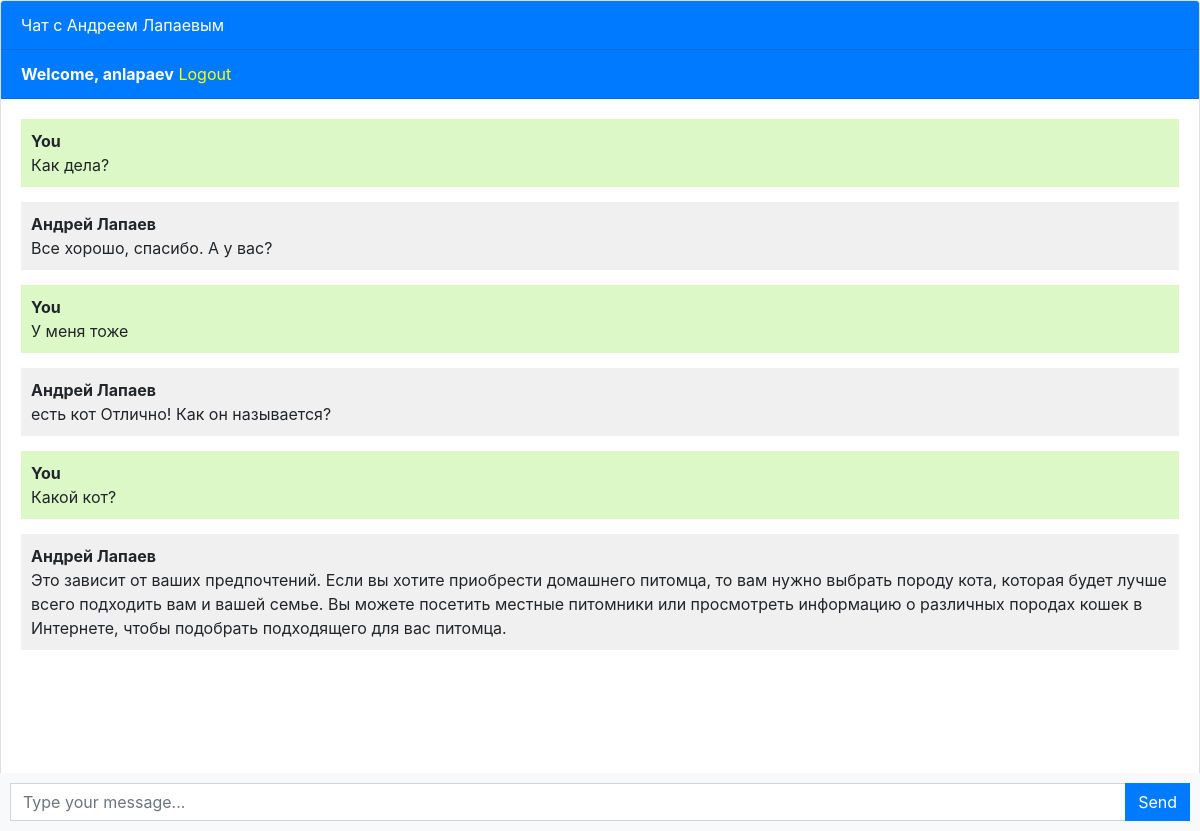
The app's page / (signed in) with its own data.
### chatbot/models.py (models this page shows, shortened)
class Chat(models.Model):
    user = models.ForeignKey(User, on_delete=models.CASCADE)
    message = models.TextField()
    response = models.TextField()
    created_at = models.DateTimeField(auto_now_add=True)

### chatbot/views.py (the view)
# urls.py: path('', views.chatbot, name='chatbot'),
def chatbot(request):
    chats = Chat.objects.filter(user=request.user)
    if request.method == 'POST':
        message = request.POST.get('message')
        response = ask_openai(message)
        chat = Chat(user=request.user, message=message, response=response, created_at=timezone.now())
        chat.save()
        return JsonResponse({'message': message, 'response': response})
    return render(request, 'chatbot/chatbot.html', {'chats': chats})

### chatbot/templates/chatbot/chatbot.html (shortened to what this page needs)
{% extends 'chatbot/base.html' %}
{% block content %}
    <div class="chat-container">
        <div class="card flex-grow-1">
            <div class="card-header bg-primary text-white">Чат с Андреем Лапаевым</div>
            {% if user.is_authenticated %}
                <div class="card-header bg-primary text-white"><b>Welcome, {{ user.username }}</b> <a
                        style="color: yellow;" href="{% url 'logout' %}">Logout</a></div>
            {% else %}
                <div class="card-header bg-primary text-white"><a style="color: yellow" href="login">Login</a> <a
                        style="color: yellow;" href="{% url 'register' %}">Register</a></div>
            {% endif %}
            <div class="card-body messages-box">
                <ul class="list-unstyled messages-list">
                    {% for chat in chats %}
                        {% if chat.user == request.user %}
                            <li class="message sent">
                                <div class="message-text">
                                    <div class="message-sender">
                                        <b>You</b>
                                    </div>
                                    <div class="message-content">
                                        {{ chat.message }}
                                    </div>
                                </div>
                            </li>
                            <li class="message received">
                                <div class="message-text">
                                    <div class="message-sender">
                                        <b>Андрей Лапаев</b>
                                    </div>
                                    <div class="message-content">
                                        {{ chat.response }}
                                    </div>
                                </div>
                            </li>
                        {% endif %}
                    {% endfor %}
                </ul>
            </div>
            <br><br>
            <br><br>
            <br><br>
        </div>
        <form class="message-form">
            <div class="input-group">
                <input type="text" class="form-control message-input" placeholder="Type your message...">
                <div class="input-group-append">
                    <button type="submit" class="btn btn-primary btn-send">Send</button>
                </div>
            </div>
        </form>
    </div>
{% endblock %}

### chatbot/templates/chatbot/chatbot.html (style rules this page uses)
body, html { height: 100%; }
.messages-box { flex: 1; overflow-y: auto; }
.messages-list { padding-left: 0; }
.message { margin-bottom: 15px; list-style: none; }
.message-text { padding: 10px; border-radius: 5px; }
.sent { background-color: #dcf8c6; align-self: flex-end; }
.received { background-color: #f1f0f0; align-self: flex-start; }
.message-form { display: flex; position: fixed; bottom: 0; left: 0; right: 0; padding: 10px; background-color: #f8f9fa; }
.message-input { flex: 1; border-radius: 0; border-right: none; }
.btn-send { border-radius: 0; }
.chat-container { height: 100%; display: flex; flex-direction: column; }

### records on screen
Chat: message "Как дела?", response "Все хорошо, спасибо. А у вас?"
Chat: message "У меня тоже", response "есть кот Отлично! Как он называется?"
Chat: message "Какой кот?", response "Это зависит от ваших предпочтений. Если вы хотите приобрести домашнего питомца, то вам нужно выбрать породу кота, которая будет лучше всего подходить вам и вашей семье. Вы можете посетить местные питомники или просмотреть информацию о различных породах кошек в Интернете, чтобы подобрать подходящего для вас питомца."

### other values on screen
{{ user.username }} "anlapaev"
